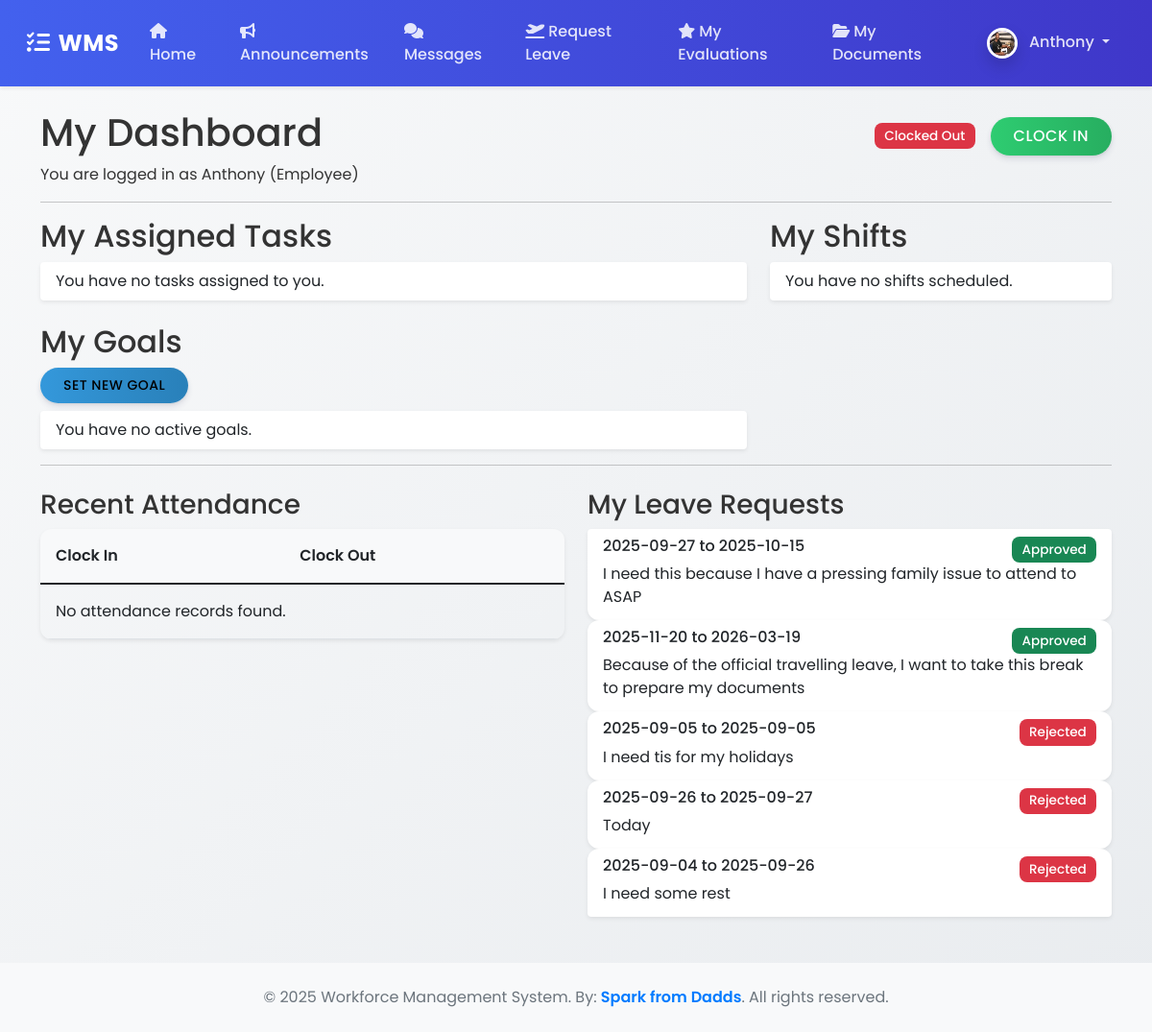
The app's page /home (signed in), older data.
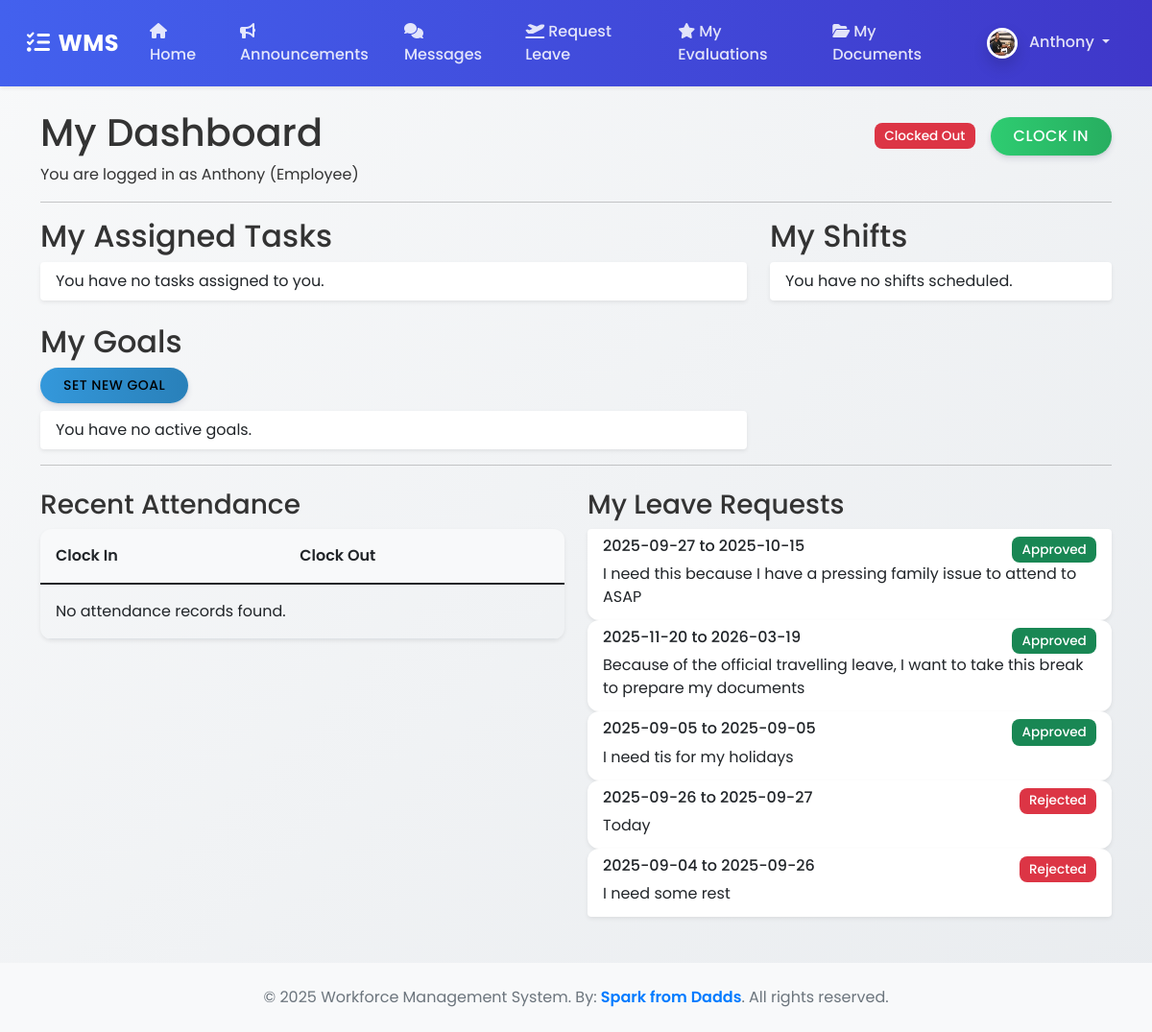
The same page, newer data.
### wms/models.py (models this page shows, shortened)
class LeaveRequest(db.Model):
    id = db.Column(db.Integer, primary_key=True)
    start_date = db.Column(Date, nullable=False)
    end_date = db.Column(Date, nullable=False)
    reason = db.Column(Text, nullable=False)
    status = db.Column(db.String(20), nullable=False, default='Pending')  # Pending, Approved, Rejected
    user_id = db.Column(db.Integer, db.ForeignKey('user.id'), nullable=False)
    user = db.relationship('User', backref='leave_requests')

### wms/routes.py (the view)
@main_bp.route("/")
@main_bp.route("/home")
@login_required
def home():
    tasks = current_user.tasks_assigned_to
    shifts = current_user.shifts
    last_attendance = Attendance.query.filter_by(user_id=current_user.id).order_by(Attendance.clock_in_time.desc()).first()
    attendance_history = Attendance.query.filter_by(user_id=current_user.id).order_by(Attendance.clock_in_time.desc()).limit(7).all()
    leave_requests = current_user.leave_requests
    goals = Goal.query.filter_by(user=current_user).filter(Goal.status != 'Archived').all()
    clock_form = EmptyForm()
    return render_template('index.html', title='Home', tasks=tasks, shifts=shifts, last_attendance=last_attendance, attendance_history=attendance_history, leave_requests=leave_requests, goals=goals, clock_form=clock_form)

### wms/__init__.py (called while the page is built)
def create_app():
    app = Flask(__name__)
    app.config['SECRET_KEY'] = os.environ.get('SECRET_KEY', 'a-very-secret-key-for-dev')
    app.config['SQLALCHEMY_DATABASE_URI'] = os.environ.get('DATABASE_URL', 'sqlite:///wms.db')
    app.config['SQLALCHEMY_TRACK_MODIFICATIONS'] = False
    app.config['UPLOAD_FOLDER'] = os.path.join(app.root_path, 'static/uploads')
    db.init_app(app)
    login_manager.init_app(app)
    csrf.init_app(app)
    migrate.init_app(app, db) # Initialize Migrate with app and db
    login_manager.login_view = 'main.login'
    login_manager.login_message_category = 'info'
    from wms.routes import main_bp
    app.register_blueprint(main_bp)
    with app.app_context():
        from . import models
    @login_manager.user_loader
    def load_user(user_id):
        from .models import User
        return User.query.get(int(user_id))
    return app

### wms/templates/index.html (shortened to what the changed rows need)
{% extends "base.html" %}
{% block content %}
    <div class="d-flex justify-content-between align-items-center">
        <h1>My Dashboard</h1>
    </div>
    <div class="row">
        <div class="col-md-8">
            <h2>My Assigned Tasks</h2>
            <h2>My Goals</h2>
        </div>
        <div class="col-md-4">
            <h2>My Shifts</h2>
        </div>
    </div>
    <div class="row mt-4">
        <div class="col-md-6">
            <table class="table table-sm">
                <thead>
                    <tr>
                        <th>Clock In</th>
                        <th>Clock Out</th>
                    </tr>
                </thead>
            </table>
        </div>
        <div class="col-md-6">
            <div class="list-group">
                {% for request in leave_requests %}
                    <div class="list-group-item">
                        <div class="d-flex w-100 justify-content-between">
                            <h6 class="mb-1">{{ request.start_date.strftime('%Y-%m-%d') }} to {{ request.end_date.strftime('%Y-%m-%d') }}</h6>
                            {% if request.status == 'Approved' %}
                                <span class="badge bg-success">{{ request.status }}</span>
                            {% elif request.status == 'Rejected' %}
                                <span class="badge bg-danger">{{ request.status }}</span>
                            {% else %}
                                <span class="badge bg-warning">{{ request.status }}</span>
                            {% endif %}
                        </div>
                        <p class="mb-1">{{ request.reason }}</p>
                    </div>
                {% else %}
                    <div class="list-group-item">
                        You have no leave requests.
                    </div>
                {% endfor %}
            </div>
        </div>
    </div>
{% endblock content %}

Row changes from the older to the newer data that the page shows:
changed LeaveRequest "I need tis for my holidays": status "Rejected" → "Approved"
